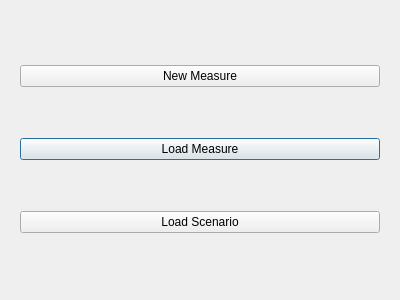
<?xml version="1.0" encoding="UTF-8"?>
<ui version="4.0">
 <class>OpenMeasureApp</class>
 <widget class="QDialog" name="OpenMeasureApp">
  <property name="windowModality">
   <enum>Qt::ApplicationModal</enum>
  </property>
  <property name="geometry">
   <rect>
    <x>0</x>
    <y>0</y>
    <width>400</width>
    <height>300</height>
   </rect>
  </property>
  <property name="windowTitle">
   <string>Measure</string>
  </property>
  <property name="modal">
   <bool>true</bool>
  </property>
  <layout class="QVBoxLayout" name="verticalLayout">
   <item>
    <widget class="QFrame" name="frame">
     <property name="frameShape">
      <enum>QFrame::NoFrame</enum>
     </property>
     <property name="frameShadow">
      <enum>QFrame::Raised</enum>
     </property>
     <layout class="QGridLayout" name="gridLayout">
      <item row="1" column="2">
       <widget class="QPushButton" name="load_roi_button">
        <property name="text">
         <string>Load Measure</string>
        </property>
       </widget>
      </item>
      <item row="0" column="2">
       <widget class="QPushButton" name="new_roi_button">
        <property name="text">
         <string>New Measure</string>
        </property>
       </widget>
      </item>
      <item row="2" column="2">
       <widget class="QPushButton" name="load_scenario">
        <property name="text">
         <string>Load Scenario</string>
        </property>
       </widget>
      </item>
     </layout>
    </widget>
   </item>
  </layout>
 </widget>
 <resources/>
 <connections/>
</ui>
